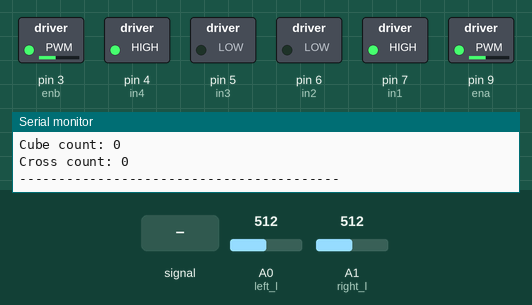
Recording of a sketch running on a simulated Arduino Uno, built with avr-gcc and run on an emulated ATmega328P. On the bench: switched loads named in the sketch (green lamp = pin HIGH), the last lines printed to the serial monitor. Inputs (shaded band) come from the test bench; at power-on: A0 (left_l) = 512, A1 (right_l) = 512.

Above: at 1.2 s.
1.3 s: A0 (left_l) fed a 200 Hz sine of ±81 counts around its level
At 2.05 s:
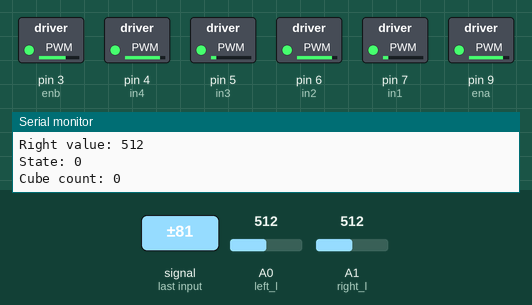
4.3 s: A0 (left_l) set to 716
5.8 s: A1 (right_l) set to 716
At 7.0 s:
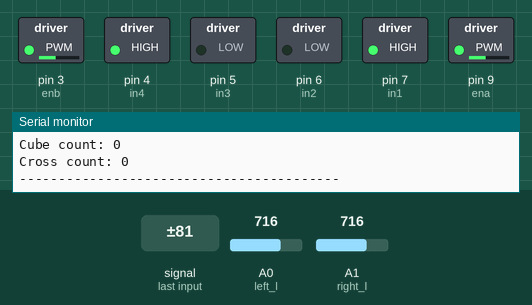
7.3 s: A0 (left_l) set to 900
At 8.2 s:
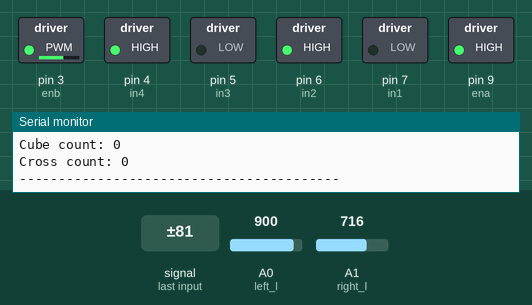
8.8 s: A1 (right_l) set to 1010
At 9.3 s:
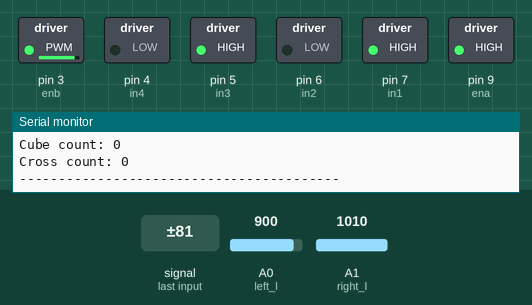
10.3 s: A1 (right_l) set to 1023
At 11.7 s:
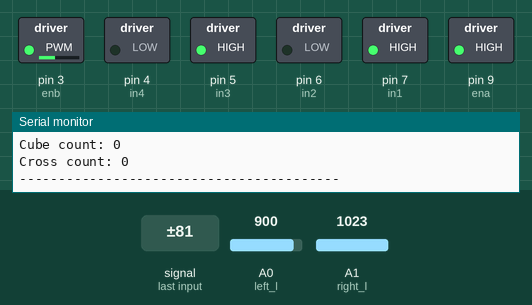
Timing chart, 0 to 12.8 s (numbered marks = the images above; inputs shaded):
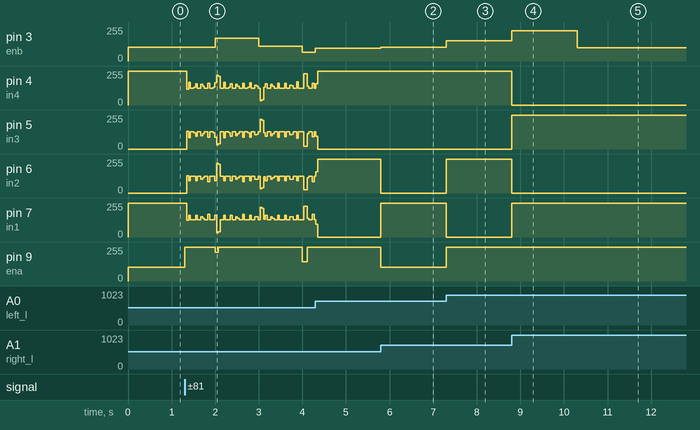

The sketch:

cutted_solution.ino
```cpp
#define left_l A0 //
#define right_l A1

#define ena 9 // Вывод управления скоростью вращения мотора №1
#define enb 3 // Вывод управления скоростью вращения мотора №2
#define in1 7 // Вывод управления направлением вращения мотора №1
#define in2 6 // Вывод управления направлением вращения мотора №1
#define in3 5 // Вывод управления направлением вращения мотора №2
#define in4 4 // Вывод управления направлением вращения мотора №2

//мотор 1 - левый, 2 - правый

int pwm = 105;


const int white = 25;
const int black = 38;
const int delta = 2;

const int kp = 10;
const int kd = 5;
const int ki = 0.05;

int left_value, right_value;

int state = 0;
/*
0 - линия
1 - толкание кубика
2 - тащить кубик
*/

int cube_count = 0;
int cross_count = 0;

int prev_mills = 0;

void drive(int motor_num, int speed){ // Функция удобного управления моторами
  if(motor_num == 1){
    analogWrite(ena, abs(speed));

    digitalWrite(in1, speed > 0);
    digitalWrite(in2, speed < 0);
  }
  else if(motor_num == 2){
    analogWrite(enb, abs(speed));

    digitalWrite(in3, speed < 0);
    digitalWrite(in4, speed > 0);
  }
}

void cross_skip(int dir){ // Функция пропускания перекрестка
  analogWrite(ena, dir * 100);
  analogWrite(enb, dir * 100);
  delay(200);
}

void cross_rotate(int dir){ // Функция поворота на перекрестке
  drive(1, dir * 100);
  drive(2, - 1 * dir * 100);
  delay(350);

  if(dir == 1){
    while((black - delta <= left_value) && (left_value <= black + delta)){
      drive(1, 100);
      drive(2, -100);
      left_value = analogRead(left_l);
    }
  }
  else if(dir == -1){
    while((black - delta <= right_value) && (right_value <= black + delta)){
      drive(1, -100);
      drive(2, 100);
      right_value = analogRead(right_l);
    }
  }
}

bool cross_detect(){ // Функция определения перекрестка
  bool is_cross = (((black - delta) <= left_value) &&
           (left_value <= (black + delta)) &&
           ((black - delta) <= right_value) &&
           (right_value <= (black + delta)));
  if(is_cross){
    cross_count ++;
    Serial.println("cross!");
  }
  return is_cross;
}

void read_line(){ // Функция чтения датчиков линии
  left_value = analogRead(left_l);
  right_value = analogRead(right_l);
}

void print_info(){ // Функция вывода служебной информации
  if(millis() - prev_mills >= 1000){
    prev_mills = millis();
    Serial.print("Left value: "); Serial.println(left_value);
    Serial.print("Right value: "); Serial.println(right_value);
    Serial.print("State: "); Serial.println(state);
    Serial.print("Cube count: "); Serial.println(cube_count);
    Serial.print("Cross count: "); Serial.println(cross_count);
    Serial.println("-----------------------------------------");
  }
}

void push_n_backward(){ // Функция выталкивания куба и отъезда назад
  drive(1, 255);
  drive(2, 255);
  delay(600);
  drive(1, -255);
  drive(2, -255);
  delay(600);
}


void setup() {
  Serial.begin(9600);

  pinMode(left_l, INPUT);
  pinMode(right_l, INPUT);

  pinMode(ena, OUTPUT);
  pinMode(enb, OUTPUT);
  pinMode(in1, OUTPUT);
  pinMode(in2, OUTPUT);
  pinMode(in3, OUTPUT);
  pinMode(in4, OUTPUT);
  // Команда остановки двум моторам
  digitalWrite(in1, LOW);
  digitalWrite(in2, LOW);
  digitalWrite(in3, LOW);
  digitalWrite(in4, LOW);

}


void loop() {
  read_line();
  print_info();

  if(cross_detect()){// Если обнаружен перекресток
    cross_skip(1);
    cross_rotate(1);
    push_n_backward();
    drive(1, 0);
    drive(2, 0);
    exit(0);
  }

  int err = left_value - right_value; // Обычный P регулятор

  int p = kp * err;

  drive(1, pwm - p);
  drive(2, pwm + p);

  delay(1);
}
```

Measured:
- after the input at 5.8 s, pin 3 (enb): 97/255 → 105/255 at once; pin 6 (in2): 255/255 → 0/255 at once; pin 7 (in1): 0/255 → 255/255 at once; pin 9 (ena): 255/255 → 105/255 at once
- after the input at 7.3 s, pin 3 (enb): 105/255 → 153/255 at once; pin 6 (in2): 0/255 → 255/255 at once; pin 7 (in1): 255/255 → 0/255 at once; pin 9 (ena): 105/255 → 255/255 at once
- after the input at 8.8 s, pin 3 (enb): 153/255 → 227/255 at once; pin 4 (in4), pin 6 (in2): 255/255 → 0/255 at once; pin 5 (in3), pin 7 (in1): 0/255 → 255/255 at once
- after the input at 10.3 s, pin 3 (enb): 227/255 → 101/255 at once
